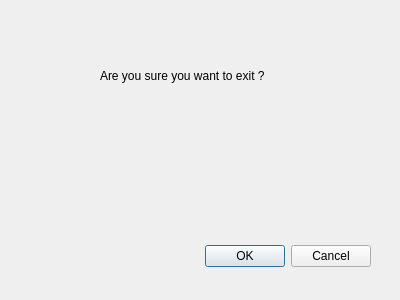
<?xml version="1.0" encoding="UTF-8"?>
<ui version="4.0">
 <class>Dialog</class>
 <widget class="QDialog" name="Dialog">
  <property name="geometry">
   <rect>
    <x>0</x>
    <y>0</y>
    <width>400</width>
    <height>300</height>
   </rect>
  </property>
  <property name="windowTitle">
   <string>Dialog</string>
  </property>
  <widget class="QDialogButtonBox" name="ok_cancel_button">
   <property name="geometry">
    <rect>
     <x>30</x>
     <y>240</y>
     <width>341</width>
     <height>32</height>
    </rect>
   </property>
   <property name="orientation">
    <enum>Qt::Horizontal</enum>
   </property>
   <property name="standardButtons">
    <set>QDialogButtonBox::Cancel|QDialogButtonBox::Ok</set>
   </property>
  </widget>
  <widget class="QLabel" name="message_label">
   <property name="geometry">
    <rect>
     <x>100</x>
     <y>60</y>
     <width>231</width>
     <height>31</height>
    </rect>
   </property>
   <property name="text">
    <string>Are you sure you want to exit ? </string>
   </property>
  </widget>
 </widget>
 <resources/>
 <connections>
  <connection>
   <sender>ok_cancel_button</sender>
   <signal>accepted()</signal>
   <receiver>Dialog</receiver>
   <slot>accept()</slot>
   <hints>
    <hint type="sourcelabel">
     <x>248</x>
     <y>254</y>
    </hint>
    <hint type="destinationlabel">
     <x>157</x>
     <y>274</y>
    </hint>
   </hints>
  </connection>
  <connection>
   <sender>ok_cancel_button</sender>
   <signal>rejected()</signal>
   <receiver>Dialog</receiver>
   <slot>reject()</slot>
   <hints>
    <hint type="sourcelabel">
     <x>316</x>
     <y>260</y>
    </hint>
    <hint type="destinationlabel">
     <x>286</x>
     <y>274</y>
    </hint>
   </hints>
  </connection>
 </connections>
</ui>
